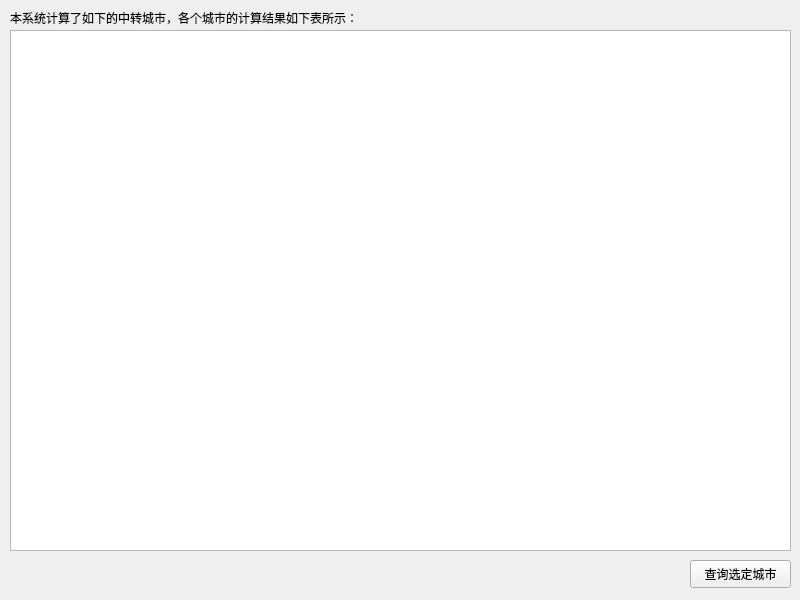
<?xml version="1.0" encoding="UTF-8"?>
<ui version="4.0">
 <class>Form</class>
 <widget class="QWidget" name="Form">
  <property name="geometry">
   <rect>
    <x>0</x>
    <y>0</y>
    <width>800</width>
    <height>600</height>
   </rect>
  </property>
  <property name="windowTitle">
   <string>查看所有方案</string>
  </property>
  <widget class="QTableWidget" name="tableWidget">
   <property name="geometry">
    <rect>
     <x>10</x>
     <y>30</y>
     <width>781</width>
     <height>521</height>
    </rect>
   </property>
  </widget>
  <widget class="QLabel" name="label">
   <property name="geometry">
    <rect>
     <x>10</x>
     <y>10</y>
     <width>431</width>
     <height>16</height>
    </rect>
   </property>
   <property name="text">
    <string>本系统计算了如下的中转城市，各个城市的计算结果如下表所示：</string>
   </property>
  </widget>
  <widget class="QPushButton" name="pushButton">
   <property name="geometry">
    <rect>
     <x>690</x>
     <y>560</y>
     <width>101</width>
     <height>28</height>
    </rect>
   </property>
   <property name="text">
    <string>查询选定城市</string>
   </property>
  </widget>
 </widget>
 <resources/>
 <connections/>
</ui>
